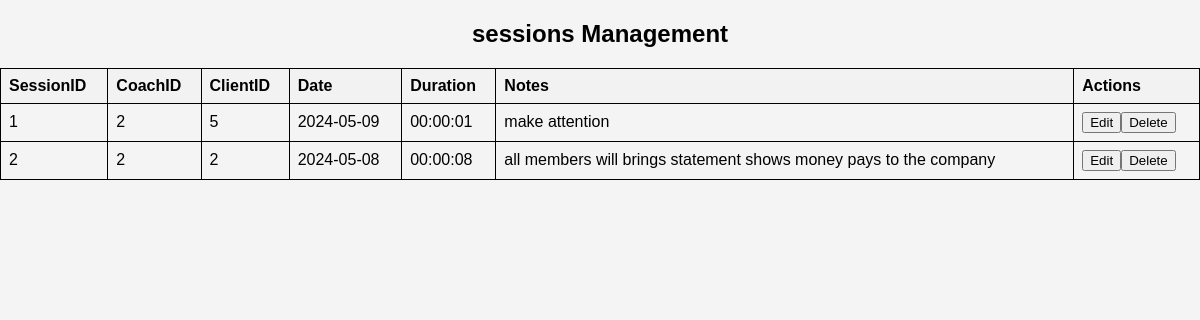
The page /viewsessions.php on the database its author committed.
### tables this page shows
CREATE TABLE `sessions` (
  `SessionID` int(11) NOT NULL,
  `CoachID` int(11) DEFAULT NULL,
  `ClientID` int(11) DEFAULT NULL,
  `Date` date DEFAULT NULL,
  `Duration` time DEFAULT NULL,
  `Notes` text DEFAULT NULL
);

### viewsessions.php (the view, shortened to what this page needs)
<?php
require_once "db_connection.php";
?>
<!DOCTYPE html>
<html lang="en">
<head>
    <link rel="stylesheet" type="text/css" href="style3.css">
</head>
<body>
    <h2>sessions Management</h2>
    <table id="dataTable" class="table table-hover text-center">
        <tr>
            <th>SessionID</th>
            <th>CoachID</th>
            <th>ClientID</th>
            <th>Date</th>
            <th>Duration</th>
            <th>Notes</th>
            <th>Actions</th>
        </tr>
        <?php
        $sql = "SELECT * FROM sessions";
        $result = $conn->query($sql);
        if ($result->num_rows > 0) {
            while ($row = $result->fetch_assoc()) {
                echo "<tr>";
                echo "<td>" . $row["SessionID"] . "</td>";
                echo "<td>" . $row["CoachID"] . "</td>";
                echo "<td>" . $row["ClientID"] . "</td>";
                echo "<td>" . $row["Date"] . "</td>";
                echo "<td>" . $row["Duration"] . "</td>";
                echo "<td>" . $row["Notes"] . "</td>";
                echo "<td>";
              echo "<a href='updatesessions.html?id=" . $row["SessionID"] .  "'onclick='return confirm(\"Are you sure you want to update this sessions?\")'><button class='button update-button'>Edit</button></a>";
                echo "<a href='deletesessions.html?id=" . $row["SessionID"] . "'onclick='return confirm(\"Are you sure you want to delete this sessions?\")'><button class='button delete-button'>Delete</button></a>";
                echo "</td>";
                echo "</tr>";
            }
        } else {
            echo "<tr><td colspan='7'>No data found</td></tr>";
        }
        ?>
    </table>
</body>
</html>

### css/style3.css (style rules this page uses)
body { font-family: Arial, sans-serif; margin: 0; padding: 0; background-color: #f4f4f4; }
h2 { text-align: center; }

### viewsessions.php (style rules this page uses)
table { width: 100%; border-collapse: collapse; }
table, th, td { border: 1px solid black; padding: 8px; text-align: left; }
th { background-color: #f2f2f2; }

### rows shown on the page
sessions: SessionID "1", CoachID "2", ClientID "5", Date "2024-05-09", Duration "00:00:01", Notes "make attention"
sessions: SessionID "2", CoachID "2", ClientID "2", Date "2024-05-08", Duration "00:00:08", Notes "all members will brings statement shows money pays to the company"
